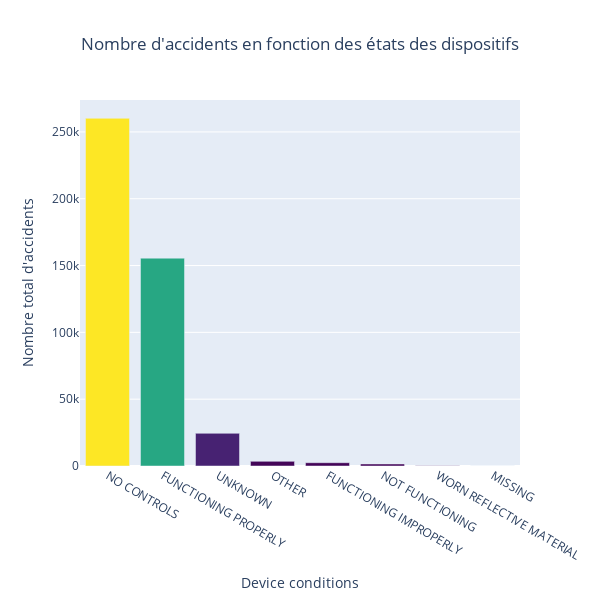

The cell this chart's notebook holds for it:
### Code cell
figfunc(
    x_ = AccByDeviceConditions['DEVICE_CONDITION'],
    y_ = AccByDeviceConditions['totalAccidents'],
    title_="Nombre d'accidents en fonction des états des dispositifs", 
    x_title="Device conditions", y_title="Nombre total d'accidents", 
    height_=600, width_=600)

### Figure 1 — Plotly figure (JSON) as saved in the notebook; plotly's stock layout.template omitted (floating-point values rounded to 4 significant figures)
{"data": [{"marker": {"color": [260191, 155525, 24457, 3480, 2461, 1493, 203, 56], "colorscale": [[0, "#440154"], [0.1111, "#482878"], [0.2222, "#3e4989"], [0.3333, "#31688e"], [0.4444, "#26828e"], [0.5556, "#1f9e89"], [0.6667, "#35b779"], [0.7778, "#6ece58"], [0.8889, "#b5de2b"], [1, "#fde725"]]}, "type": "bar", "x": ["NO CONTROLS", "FUNCTIONING PROPERLY", "UNKNOWN", "OTHER", "FUNCTIONING IMPROPERLY", "NOT FUNCTIONING", "WORN REFLECTIVE MATERIAL", "MISSING"], "y": [260191, 155525, 24457, 3480, 2461, 1493, 203, 56]}], "layout": {"height": 600, "title": {"text": "Nombre d'accidents en fonction des états des dispositifs", "x": 0.5}, "width": 600, "xaxis": {"title": {"text": "Device conditions"}}, "yaxis": {"title": {"text": "Nombre total d'accidents"}}}}
